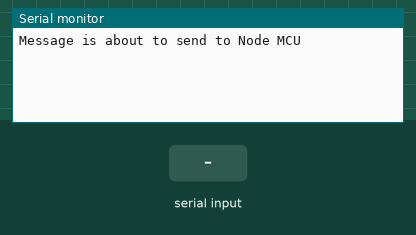
Bench run of a sketch on a simulated Arduino Mega 2560, built with avr-gcc and run on an emulated ATmega2560. On the bench: the last lines printed to the serial monitor. The test bench sets the inputs (shaded band).

Above: at 3.2 s.
3.3 s: "1" received over the second serial link
At 5.5 s:
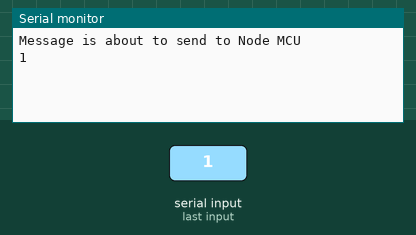
5.8 s: "0" received over the second serial link
At 7.2 s:
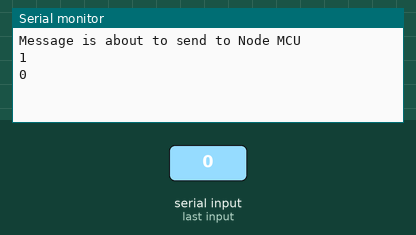
7.3 s: "2" received over the second serial link
At 9.1 s:
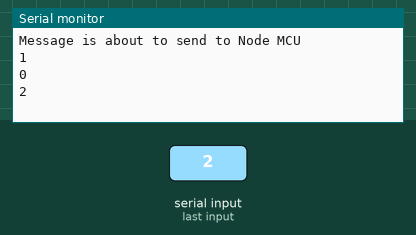

Measured:
- after the input at 3.3 s, the serial monitor: prints a new line after 1.0 s (image 1)
- after the input at 5.8 s, the serial monitor: prints a new line after 1.0 s (image 2)
- after the input at 7.3 s, the serial monitor: prints a new line after 1.0 s (image 3)

The sketch:

arduino2esp.ino
```cpp
void setup() {
  // put your setup code here, to run once:
  Serial.begin(9600);
  Serial2.begin(9600);
  delay(2000);
  Serial.println("Message is about to send to Node MCU");
}

void loop() {
  Serial2.println("message from arduino");
  if(Serial2.available()>0){
    Serial.println(Serial2.readString());
    }
}
```
